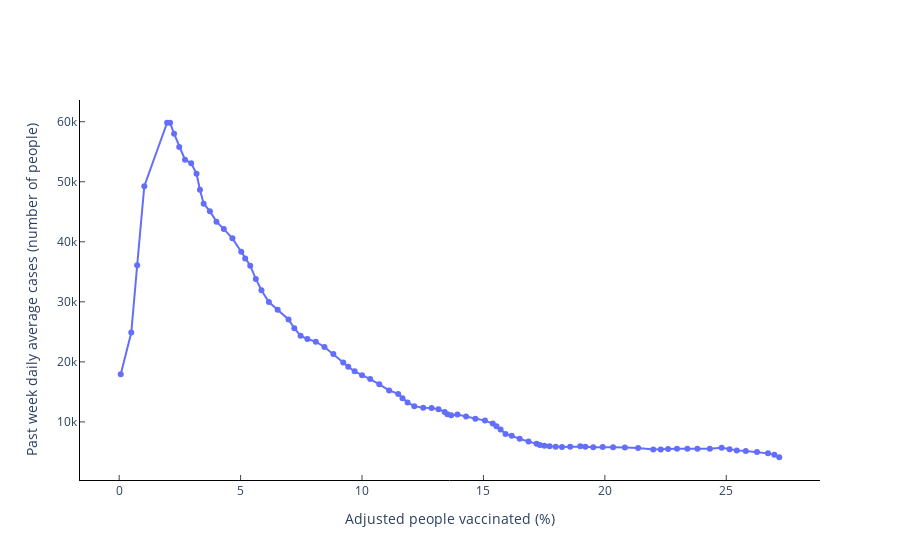

The notebook cell this image was saved under:
### Markdown cell above
#### Country's cases over different vaccination rate

### Code cell
# https://plotly.com/python/hover-text-and-formatting/#advanced-hover-template
# https://community.plotly.com/t/hover-data-on-go-scatter-and-or-shared-legends-with-plotly-express/34239
fig_case_vac_ts = go.Figure()

# list_country = ['United Kingdom', 'Israel', 'US', 'Australia', 'China']
list_country = ['United Kingdom']

x_col = 'percent_adjusted_people_vaccinated'
y_col = 'past_week_daily_cases'




if y_col == 'past_week_daily_cases_per_100k':
    past_week_string = 'Past week daily average case per 100k'
else:
    past_week_string = 'Past week daily average'

for country in list_country:
    mat_country = df_case_vac['country_region'] == country
    df_case_vac_ts = df_case_vac[mat_country]
    fig_case_vac_ts.add_traces(go.Scatter(x=df_case_vac_ts[x_col],
                                       y=df_case_vac_ts[y_col],
                                       mode='lines+markers',
                                       hoveron='points',
                                       text=df_case_vac_ts['date_string'],
                                       hovertemplate= 
                                       "Date: %{text}<br>" +
                                       past_week_string + ": %{y: .0f}<br>" +
                                       "Percent adjusted people vaccinated: %{x: .2f}%<br>" +
                                       "<extra></extra>",
                                       name=country)
                           )

# # Change marker size
# fig_case_vac_one_country.update_traces(marker=dict(size=12,
#                               opacity=0.8,
#                               line=dict(width=2,
#                                         color='DarkSlateGrey')),
#                   selector=dict(mode='markers'))
    
# # Turn background to transparent
fig_case_vac_ts.update_layout({
'plot_bgcolor': 'rgba(0, 0, 0, 0)'})

# Turn on x-axis and y-axis lines
fig_case_vac_ts.update_xaxes(showline=True, linewidth=1, linecolor='black', ticks="inside")
# Title
fig_case_vac_ts.update_xaxes(title_text='Adjusted people vaccinated (%)')
# # Range
# # fig.update_xaxes(range=[df_curr_case_vac[x_col].min() - 2, df_curr_case_vac[x_col].max() + 2])


fig_case_vac_ts.update_yaxes(showline=True, linewidth=1, linecolor='black', ticks="inside")
if y_col == 'past_week_daily_cases_per_100k':
    fig_case_vac_ts.update_yaxes(title_text='Past week daily average cases (per 100K people)')
else:
    fig_case_vac_ts.update_yaxes(title_text='Past week daily average cases (number of people)')
    
fig_case_vac_ts.show()
# 
#

### Figure 1 — Plotly figure (JSON) as saved in the notebook; plotly's stock layout.template omitted (floating-point values rounded to 4 significant figures)
{"data": [{"hoveron": "points", "hovertemplate": "Date: %{text}<br>Past week daily average: %{y: .0f}<br>Percent adjusted people vaccinated: %{x: .2f}%<br><extra></extra>", "mode": "lines+markers", "name": "United Kingdom", "text": ["2020-12-13", "2020-12-20", "2020-12-27", "2021-01-03", "2021-01-10", "2021-01-11", "2021-01-12", "2021-01-13", "2021-01-14", "2021-01-15", "2021-01-16", "2021-01-17", "2021-01-18", "2021-01-19", "2021-01-20", "2021-01-21", "2021-01-22", "2021-01-23", "2021-01-24", "2021-01-25", "2021-01-26", "2021-01-27", "2021-01-28", "2021-01-29", "2021-01-30", "2021-01-31", "2021-02-01", "2021-02-02", "2021-02-03", "2021-02-04", "2021-02-05", "2021-02-06", "2021-02-07", "2021-02-08", "2021-02-09", "2021-02-10", "2021-02-11", "2021-02-12", "2021-02-13", "2021-02-14", "2021-02-15", "2021-02-16", "2021-02-17", "2021-02-18", "2021-02-19", "2021-02-20", "2021-02-21", "2021-02-22", "2021-02-23", "2021-02-24", "2021-02-25", "2021-02-26", "2021-02-27", "2021-02-28", "2021-03-01", "2021-03-02", "2021-03-03", "2021-03-04", "2021-03-05", "2021-03-06", "2021-03-07", "2021-03-08", "2021-03-09", "2021-03-10", "2021-03-11", "2021-03-12", "2021-03-13", "2021-03-14", "2021-03-15", "2021-03-16", "2021-03-17", "2021-03-18", "2021-03-19", "2021-03-20", "2021-03-21", "2021-03-22", "2021-03-23", "2021-03-24", "2021-03-25", "2021-03-26", "2021-03-27", "2021-03-28", "2021-03-29", "2021-03-30", "2021-03-31", "2021-04-01", "2021-04-02", "2021-04-03"], "type": "scatter", "x": [0.06368, 0.4974, 0.7403, 1.033, 1.972, 2.095, 2.259, 2.472, 2.709, 2.964, 3.184, 3.325, 3.479, 3.734, 4.005, 4.309, 4.662, 5.025, 5.188, 5.396, 5.626, 5.858, 6.164, 6.525, 6.974, 7.211, 7.471, 7.749, 8.096, 8.453, 8.82, 9.226, 9.432, 9.695, 10.0, 10.34, 10.71, 11.12, 11.49, 11.67, 11.87, 12.15, 12.52, 12.86, 13.15, 13.4, 13.51, 13.67, 13.93, 14.28, 14.67, 15.06, 15.38, 15.53, 15.7, 15.91, 16.16, 16.49, 16.86, 17.19, 17.32, 17.51, 17.72, 17.98, 18.24, 18.57, 18.99, 19.2, 19.52, 19.91, 20.34, 20.83, 21.37, 21.99, 22.3, 22.61, 22.97, 23.4, 23.81, 24.32, 24.81, 25.13, 25.43, 25.8, 26.27, 26.72, 26.98, 27.18], "y": [17940.0, 24880.0, 36090.0, 49260.0, 59830.0, 59810.0, 58003, 55800.0, 53670.0, 53100.0, 51340.0, 48680.0, 46340.0, 45101, 43359, 42120.0, 40570.0, 38350.0, 37240.0, 36020.0, 33820.0, 31920.0, 29980.0, 28670.0, 27070.0, 25610.0, 24330.0, 23820.0, 23360.0, 22480.0, 21320.0, 19900.0, 19180.0, 18430.0, 17780.0, 17140.0, 16270.0, 15240.0, 14670.0, 13950.0, 13249, 12630.0, 12368, 12320.0, 12120.0, 11670.0, 11260.0, 11090.0, 11220.0, 10920.0, 10520.0, 10220.0, 9718.0, 9290.0, 8750.0, 8007.0, 7706.0, 7202.0, 6720.0, 6353.0, 6162, 6048.0, 5957.0, 5880.0, 5823.0, 5850, 5944.0, 5873.0, 5791.0, 5835.0, 5763, 5730.0, 5659.0, 5400.0, 5402.0, 5498.0, 5537.0, 5545.0, 5521.0, 5513.0, 5708.0, 5461, 5260.0, 5171.0, 4978.0, 4762.0, 4518.0, 4116]}], "layout": {"plot_bgcolor": "rgba(0, 0, 0, 0)", "xaxis": {"linecolor": "black", "linewidth": 1, "showline": true, "ticks": "inside", "title": {"text": "Adjusted people vaccinated (%)"}}, "yaxis": {"linecolor": "black", "linewidth": 1, "showline": true, "ticks": "inside", "title": {"text": "Past week daily average cases (number of people)"}}}}
